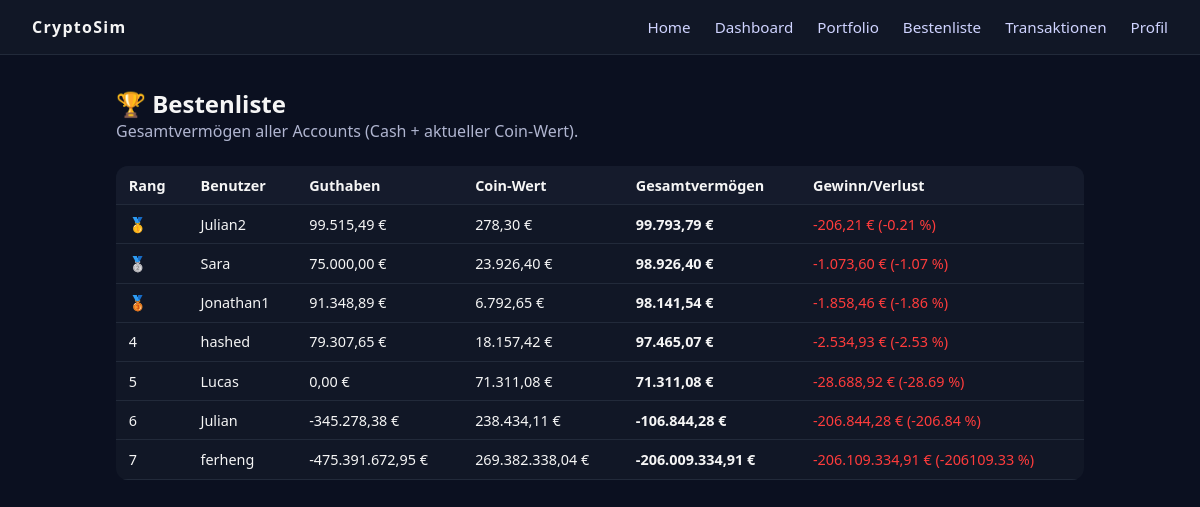
The app's page /leaderboard with its own data.
### tables this page shows
CREATE TABLE accounts (
        id INTEGER PRIMARY KEY AUTOINCREMENT,
        name TEXT UNIQUE NOT NULL,
        pw TEXT NOT NULL,
        created_at DATETIME DEFAULT CURRENT_TIMESTAMP
    );

### app.py (the view)
@app.route("/leaderboard")
def leaderboard():
    entries = portfolio_service.get_leaderboard()
    acc_id = session.get("acc_id")
    return render_template("leaderboard.html", entries=entries, current_acc_id=acc_id)

### app.py (called while the page is built)
@app.template_filter("eur")
def eur_format(value):
    try:
        return f"{value:,.2f} €".replace(",", "X").replace(".", ",").replace("X", ".")
    except Exception:
        return value

### models/database.py (called while the page is built)
    @staticmethod
    def get_connection():
        conn = sqlite3.connect(DB_PATH)
        conn.row_factory = sqlite3.Row
        return conn

### templates/leaderboard.html (shortened to what this page needs)
{% extends "base.html" %}
{% block content %}
<h2>🏆 Bestenliste</h2>
<p class="subtext" style="color:#b0b5d0;">
  Gesamtvermögen aller Accounts (Cash + aktueller Coin-Wert).
</p>
{% if entries %}
<table class="table leaderboard-table">
  <thead>
    <tr>
      <th>Rang</th>
      <th>Benutzer</th>
      <th>Guthaben</th>
      <th>Coin-Wert</th>
      <th>Gesamtvermögen</th>
      <th>Gewinn/Verlust</th>
    </tr>
  </thead>
  <tbody>
    {% for e in entries %}
    <tr class="{% if e.acc_id == current_acc_id %}leaderboard-self{% endif %}">
      <td>
        {% if e.rank == 1 %}🥇
        {% elif e.rank == 2 %}🥈
        {% elif e.rank == 3 %}🥉
        {% else %}{{ e.rank }}
        {% endif %}
      </td>
      <td>
        {{ e.name }}
      </td>
      <td>{{ e.balance|eur }}</td>
      <td>{{ e.coin_value|eur }}</td>
      <td><strong>{{ e.total|eur }}</strong></td>
      <td style="color: {{ '#00c800' if e.profit_loss >= 0 else '#ff3c3c' }}">
        {{ '+' if e.profit_loss >= 0 else '' }}{{ e.profit_loss|eur }}
        ({{ '+' if e.profit_loss_pct >= 0 else '' }}{{ "%.2f"|format(e.profit_loss_pct) }} %)
      </td>
    </tr>
    {% endfor %}
  </tbody>
</table>
{% else %}
<p>Es gibt noch keine Accounts.</p>
{% endif %}
{% endblock %}

### templates/base.html (shortened to what this page needs)
<!DOCTYPE html>
<html lang="de">
<head>
  <link rel="stylesheet" href="{{ url_for('static', filename='css/styles.css') }}">
</head>
<body>
  <nav class="navbar">
    <div class="nav-logo">CryptoSim</div>
    <ul class="nav-links">
      <li><a href="{{ url_for('home') }}">Home</a></li>
      <li><a href="{{ url_for('dashboard') }}">Dashboard</a></li>
      <li><a href="{{ url_for('portfolio') }}">Portfolio</a></li>
      <li><a href="{{ url_for('leaderboard') }}">Bestenliste</a></li>
      <li><a href="{{ url_for('transactions') }}">Transaktionen</a></li>
      <li><a href="{{ url_for('profile') }}">Profil</a></li>
    </ul>
  </nav>
  <main class="container">
    {% block content %}{% endblock %}
  </main>
</body>
</html>

### static/css/styles.css (style rules this page uses)
* { box-sizing: border-box; margin: 0; padding: 0; font-family: system-ui, -apple-system, BlinkMacSystemFont, "Segoe UI", sans-serif; }
body { background: #0b1020; color: #f5f5f5; }
a { color: inherit; text-decoration: none; }
.navbar { display: flex; justify-content: space-between; align-items: center; padding: 1rem 2rem; background: #111726; border-bottom: 1px solid #222a3a; position: sticky; top: 0; z-index: 10; }
.nav-logo { font-weight: 700; letter-spacing: 0.08em; }
.nav-links { list-style: none; display: flex; gap: 1.5rem; }
.nav-links a { color: #cfd3ff; font-size: 0.95rem; }
.container { max-width: 1000px; margin: 2rem auto; padding: 0 1rem; }
.table { width: 100%; border-collapse: collapse; margin-top: 1.5rem; background: #111726; border-radius: 12px; overflow: hidden; }
.table th, .table td { padding: 0.6rem 0.8rem; border-bottom: 1px solid #222a3a; font-size: 0.9rem; }
.table th { background: #151b2c; text-align: left; }

### records on screen
accounts: name "Julian2", balance|eur "99.515,49 €", coin_value|eur "278,30 €", total|eur "99.793,79 €", profit_loss|eur "-206,21 €", profit_loss_pct "-0.21"
accounts: name "Sara", balance|eur "75.000,00 €", coin_value|eur "23.926,40 €", total|eur "98.926,40 €", profit_loss|eur "-1.073,60 €", profit_loss_pct "-1.07"
accounts: name "Jonathan1", balance|eur "91.348,89 €", coin_value|eur "6.792,65 €", total|eur "98.141,54 €", profit_loss|eur "-1.858,46 €", profit_loss_pct "-1.86"
accounts: rank "4", name "hashed", balance|eur "79.307,65 €", coin_value|eur "18.157,42 €", total|eur "97.465,07 €", profit_loss|eur "-2.534,93 €", profit_loss_pct "-2.53"
accounts: rank "5", name "Lucas", balance|eur "0,00 €", coin_value|eur "71.311,08 €", total|eur "71.311,08 €", profit_loss|eur "-28.688,92 €", profit_loss_pct "-28.69"
accounts: rank "6", name "Julian", balance|eur "-345.278,38 €", coin_value|eur "238.434,11 €", total|eur "-106.844,28 €", profit_loss|eur "-206.844,28 €", profit_loss_pct "-206.84"
accounts: rank "7", name "ferheng", balance|eur "-475.391.672,95 €", coin_value|eur "269.382.338,04 €", total|eur "-206.009.334,91 €", profit_loss|eur "-206.109.334,91 €", profit_loss_pct "-206109.33"
